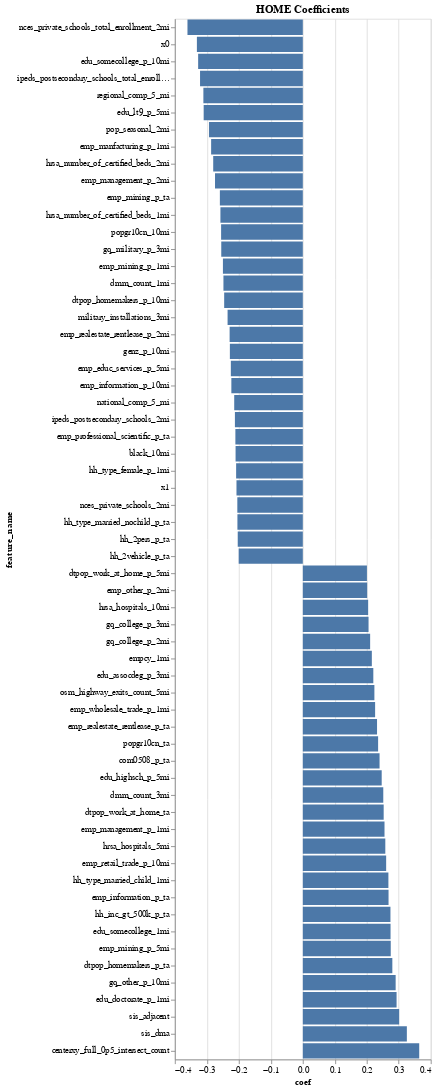

The code cell stored with this chart in its notebook:
### Markdown cell above
### HOME

Keyword: Education

### Code cell
home_coefs = lr_coefs.loc["HOME"]
home_sig_features = get_sig_features(home_coefs)
home_coefs = home_coefs[home_sig_features.index]

alt.Chart(
    pd.DataFrame(zip(home_coefs.index, home_coefs.values), columns=["feature_name", "coef"]),
    title="HOME Coefficients",
).mark_bar().encode(y=alt.Y("feature_name", sort="x"), x="coef")

### Figure 1 — Vega-Lite specification as saved in the notebook (floating-point values rounded to 4 significant figures)
{"config": {"view": {"continuousWidth": 300, "continuousHeight": 300}}, "data": {"name": "data-a725659ccd0ad596b198935a2bbf1fb2"}, "mark": {"type": "bar"}, "encoding": {"x": {"field": "coef", "type": "quantitative"}, "y": {"field": "feature_name", "sort": "x", "type": "nominal"}}, "title": "HOME Coefficients", "$schema": "https://vega.github.io/schema/vega-lite/v5.8.0.json", "datasets": {"data-a725659ccd0ad596b198935a2bbf1fb2": [{"feature_name": "centerxy_full_0p5_intersect_count", "coef": 0.3639}, {"feature_name": "nces_private_schools_total_enrollment_2mi", "coef": -0.3606}, {"feature_name": "x0", "coef": -0.3311}, {"feature_name": "edu_somecollege_p_10mi", "coef": -0.3272}, {"feature_name": "sis_dma", "coef": 0.3253}, {"feature_name": "ipeds_postsecondary_schools_total_enrollment_3mi", "coef": -0.3213}, {"feature_name": "regional_comp_5_mi", "coef": -0.3109}, {"feature_name": "edu_lt9_p_5mi", "coef": -0.31}, {"feature_name": "sis_adjacent", "coef": 0.3012}, {"feature_name": "pop_seasonal_2mi", "coef": -0.2932}, {"feature_name": "edu_doctorate_p_1mi", "coef": 0.2931}, {"feature_name": "gq_other_p_10mi", "coef": 0.2902}, {"feature_name": "emp_manfacturing_p_1mi", "coef": -0.2866}, {"feature_name": "hrsa_number_of_certified_beds_2mi", "coef": -0.2801}, {"feature_name": "dtpop_homemakers_p_ta", "coef": 0.2799}, {"feature_name": "emp_mining_p_5mi", "coef": 0.2749}, {"feature_name": "emp_management_p_2mi", "coef": -0.2745}, {"feature_name": "edu_somecollege_1mi", "coef": 0.2743}, {"feature_name": "hh_inc_gt_500k_p_ta", "coef": 0.274}, {"feature_name": "emp_information_p_ta", "coef": 0.268}, {"feature_name": "hh_type_married_child_1mi", "coef": 0.2676}, {"feature_name": "emp_retail_trade_p_10mi", "coef": 0.2606}, {"feature_name": "emp_mining_p_ta", "coef": -0.2593}, {"feature_name": "hrsa_hospitals_5mi", "coef": 0.2579}, {"feature_name": "hrsa_number_of_certified_beds_1mi", "coef": -0.2576}, {"feature_name": "popgr10cn_10mi", "coef": -0.2554}, {"feature_name": "emp_management_p_1mi", "coef": 0.2554}, {"feature_name": "gq_military_p_3mi", "coef": -0.255}, {"feature_name": "dtpop_work_at_home_ta", "coef": 0.2528}, {"feature_name": "dmm_count_3mi", "coef": 0.2516}, {"feature_name": "emp_mining_p_1mi", "coef": -0.2498}, {"feature_name": "dmm_count_1mi", "coef": -0.2481}, {"feature_name": "edu_highsch_p_5mi", "coef": 0.2466}, {"feature_name": "dtpop_homemakers_p_10mi", "coef": -0.2458}, {"feature_name": "com0508_p_ta", "coef": 0.2399}, {"feature_name": "popgr10cn_ta", "coef": 0.2354}, {"feature_name": "military_installations_3mi", "coef": -0.2352}, {"feature_name": "emp_realestate_rentlease_p_ta", "coef": 0.232}, {"feature_name": "emp_realestate_rentlease_p_2mi", "coef": -0.2288}, {"feature_name": "genz_p_10mi", "coef": -0.228}, {"feature_name": "emp_wholesale_trade_p_1mi", "coef": 0.226}, {"feature_name": "emp_educ_services_p_5mi", "coef": -0.225}, {"feature_name": "osm_highway_exits_count_5mi", "coef": 0.2238}, {"feature_name": "emp_information_p_10mi", "coef": -0.2234}, {"feature_name": "edu_assocdeg_p_3mi", "coef": 0.2204}, {"feature_name": "empcy_1mi", "coef": 0.2158}, {"feature_name": "national_comp_5_mi", "coef": -0.2145}, {"feature_name": "ipeds_postsecondary_schools_2mi", "coef": -0.2123}, {"feature_name": "emp_professional_scientific_p_ta", "coef": -0.2108}, {"feature_name": "gq_college_p_2mi", "coef": 0.2105}, {"feature_name": "black_10mi", "coef": -0.2102}, {"feature_name": "hh_type_female_p_1mi", "coef": -0.2085}, {"feature_name": "x1", "coef": -0.2074}, {"feature_name": "gq_college_p_3mi", "coef": 0.2055}, {"feature_name": "nces_private_schools_2mi", "coef": -0.2047}, {"feature_name": "hh_type_married_nochild_p_ta", "coef": -0.2044}, {"feature_name": "hrsa_hospitals_10mi", "coef": 0.2043}, {"feature_name": "hh_2pers_p_ta", "coef": -0.2035}, {"feature_name": "emp_other_p_2mi", "coef": 0.2012}, {"feature_name": "hh_2vehicle_p_ta", "coef": -0.2005}, {"feature_name": "dtpop_work_at_home_p_5mi", "coef": 0.2005}]}}
